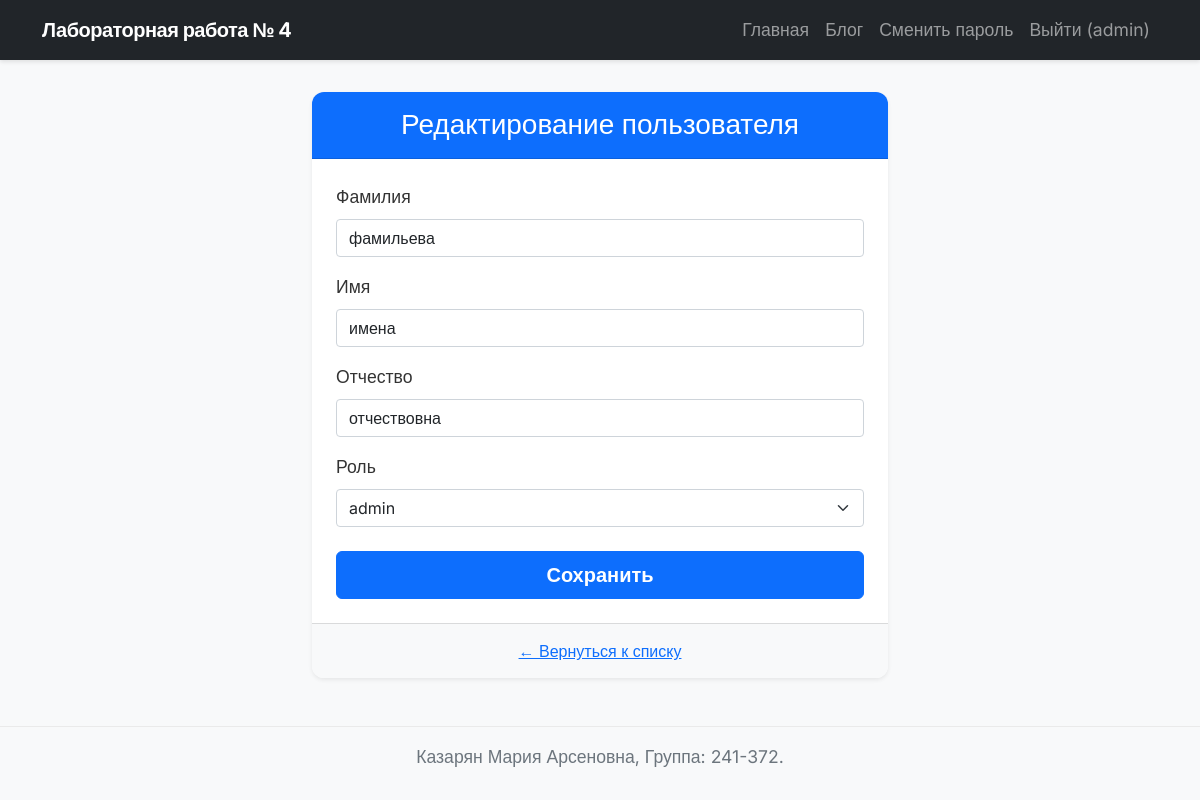
Before: /users/1/edit (signed in) with the older database file.
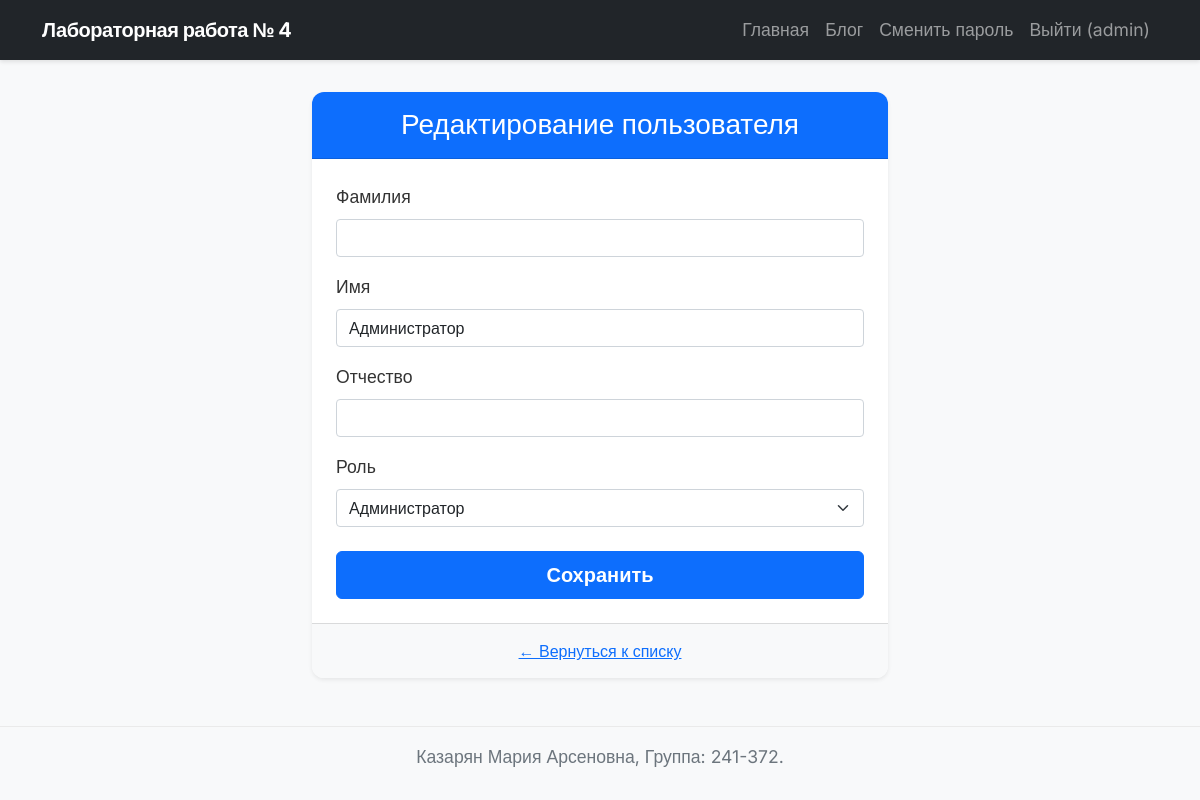
After: the same page with the newer database file.
### models.py (models this page shows, shortened)
class User(db.Model, UserMixin):
    __tablename__ = 'users'
    id = db.Column(db.Integer, primary_key=True)
    login = db.Column(db.String(50), unique=True, nullable=False)
    password_hash = db.Column(db.String(255), nullable=False)
    last_name = db.Column(db.String(50))
    first_name = db.Column(db.String(50), nullable=False)
    middle_name = db.Column(db.String(50))
    role_id = db.Column(db.Integer, db.ForeignKey('roles.id'), nullable=True)
    created_at = db.Column(db.DateTime, default=datetime.utcnow)

### app4.py (the view, shortened to what this page needs)
@app.route('/users/<int:user_id>/edit', methods=['GET', 'POST'])
@login_required
def edit_user(user_id):
    user = User.query.get_or_404(user_id)
    from forms import EditUserForm
    form = EditUserForm(obj=user)
    if form.role_id.choices:
        form.role_id.data = user.role_id or 0
    return render_template('user_form.html', title='Редактирование пользователя', form=form, is_edit=True, user=user)

### forms.py
class EditUserForm(FlaskForm):
    last_name = StringField('Фамилия', validators=[DataRequired('Фамилия обязательна')])
    first_name = StringField('Имя', validators=[DataRequired('Имя обязательно')])
    middle_name = StringField('Отчество')
    role_id = SelectField('Роль', coerce=int, choices=[], validate_choice=False)
    submit = SubmitField('Сохранить')
    def __init__(self, *args, **kwargs):
        super().__init__(*args, **kwargs)
        from models import Role
        self.role_id.choices = [(0, '— без роли —')] + [(r.id, r.name) for r in Role.query.all()]

### app4.py (called while the page is built)
@login_manager.user_loader
def load_user(user_id):
    return User.query.get(int(user_id))

### templates/user_form.html (shortened to what this page needs)
{% extends "base.html" %}
{% block content %}
<div class="container mt-4" style="max-width: 600px;">
    <div class="card shadow-sm border-0 rounded-4">
        <div class="card-header bg-primary text-white text-center py-3">
            <h3 class="mb-0">{{ title }}</h3>
        </div>
        <div class="card-body p-4">
            <form method="POST">
                <div class="mb-3">
                    {{ form.last_name.label(class="form-label fw-semibold") }}
                    {{ form.last_name(class="form-control" + (" is-invalid" if form.last_name.errors else "")) }}
                </div>
                <div class="mb-3">
                    {{ form.first_name.label(class="form-label fw-semibold") }}
                    {{ form.first_name(class="form-control" + (" is-invalid" if form.first_name.errors else "")) }}
                </div>
                <div class="mb-3">
                    {{ form.middle_name.label(class="form-label") }}
                    {{ form.middle_name(class="form-control") }}
                </div>
                <div class="mb-3">
                    {{ form.role_id.label(class="form-label fw-semibold") }}
                    {{ form.role_id(class="form-select") }}
                </div>
                <div class="d-grid mt-4">
                    {{ form.submit(class="btn btn-primary btn-lg") }}
                </div>
            </form>
        </div>
        <div class="card-footer bg-light text-center">
            <a href="{{ url_for('index') }}" class="btn btn-link">← Вернуться к списку</a>
        </div>
    </div>
</div>
{% endblock %}

### templates/base.html (shortened to what this page needs)
<!doctype html>
<html lang="ru">
<head>
  <link href="https://cdn.jsdelivr.net/npm/bootstrap@5.0.2/dist/css/bootstrap.min.css" rel="stylesheet"
>
  <link rel="stylesheet" href="{{ url_for('static', filename='styles.css') }}">
</head>
<body>
  <header>
    <nav class="navbar navbar-expand-lg navbar-dark bg-dark">
      <div class="container">
        <a class="navbar-brand" href="{{ url_for('index') }}">Лабораторная работа № 4</a>
        <div class="collapse navbar-collapse" id="navbarSupportedContent">
          <ul class="navbar-nav ms-auto mb-2 mb-lg-0">
            <li class="nav-item">
              <a class="nav-link" href="{{ url_for('index') }}">Главная</a>
            </li>
            <li class="nav-item"><a class="nav-link" href="{{ url_for('posts') }}">Блог</a></li>
            {% if current_user.is_authenticated %}
              <li class="nav-item">
                <a class="nav-link" href="{{ url_for('change_password') }}">Сменить пароль</a>
              </li>
              <li class="nav-item">
                <a class="nav-link" href="{{ url_for('logout') }}">Выйти ({{ current_user.login }})</a>
              </li>
            {% else %}
              <li class="nav-item">
                <a class="nav-link" href="{{ url_for('login') }}">Войти</a>
              </li>
            {% endif %}
          </ul>
        </div>
      </div>
    </nav>
  </header>
  <main class="my-3">
    <div class="container">
      {% block content %}{% endblock %}
    </div>
  </main>
  <footer class="footer mt-auto py-3 bg-light">
    <div class="container text-center">
      <span class="text-muted">Казарян Мария Арсеновна, Группа: 241-372.</span>
    </div>
  </footer>
</body>
</html>

Changed rows visible on the page:
changed User "admin": last_name "фамильева" → (not shown); first_name "имена" → "Администратор"; middle_name "отчествовна" → (not shown); role_id "admin" → "Администратор"
